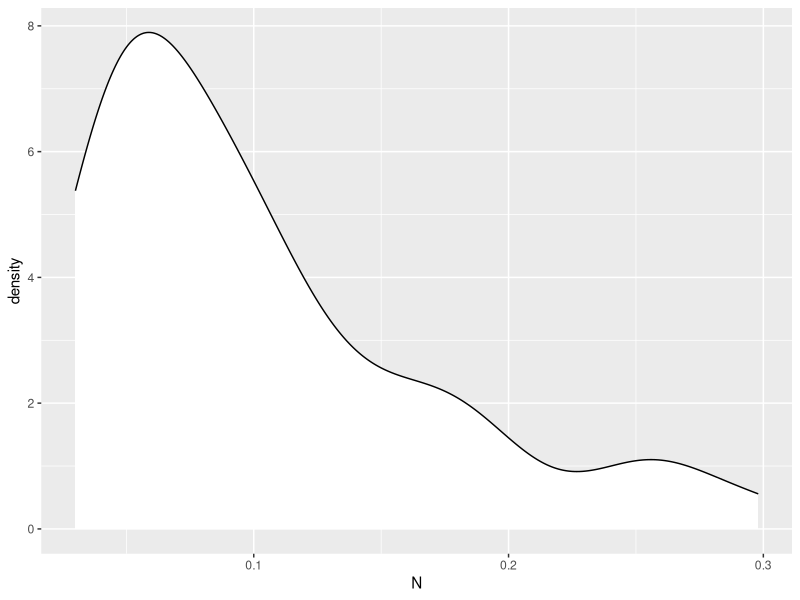
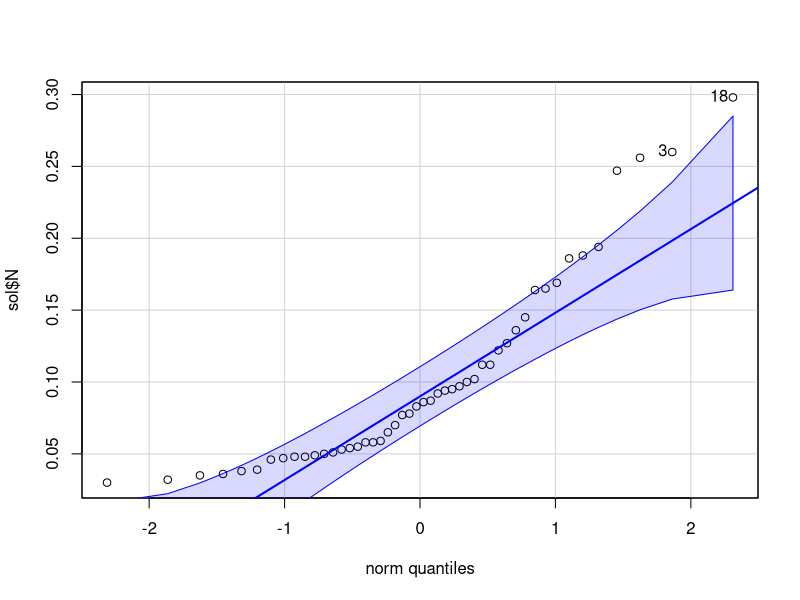

The R source for these figures, in order:
# вариант 19

library(ggplot2)
library(car)
library (carData)

sol <- Soils
str(sol)
sol$N

ggplot (data=sol, aes(N))+
  geom_density(fill='white')

qqPlot(sol$N)

shapiro.test(sol$N)

# 1. распределение не нормальное 